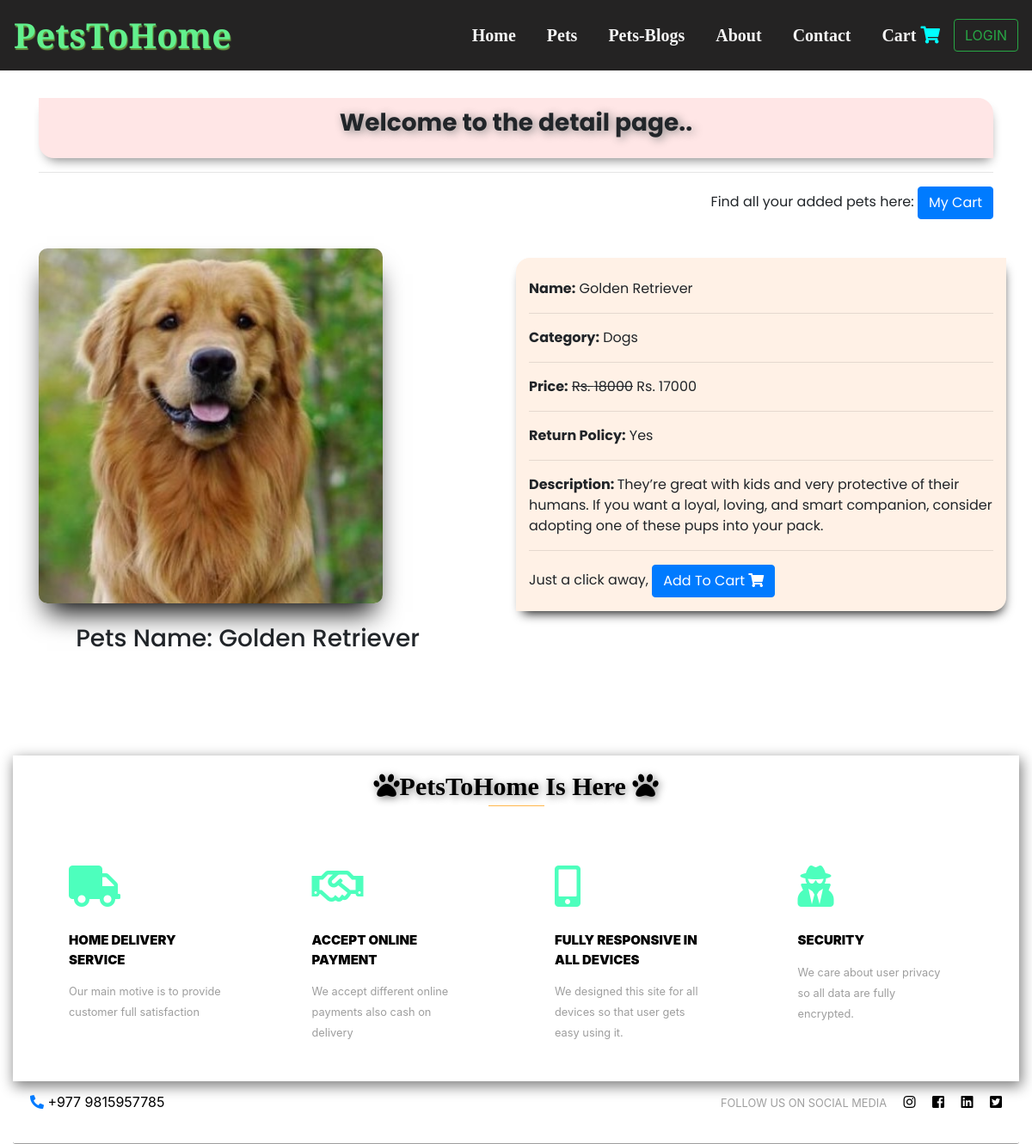
Page /pets/golden-retriever/ on the committed database.
### Main/models.py (models this page shows, shortened)
class Pets(models.Model):
    title=models.CharField(max_length=200)
    slug=models.SlugField(unique=True)
    category=models.ForeignKey(Category,on_delete=models.CASCADE)
    image=models.ImageField(upload_to="static/images")
    marked_price=models.PositiveIntegerField()
    selling_price=models.PositiveIntegerField()
    description=models.TextField()
    return_policy=models.CharField(max_length=300)
    view_count=models.PositiveIntegerField(default=0)

class Category(models.Model):
    title=models.CharField(max_length=200)
    slug=models.SlugField(unique=True)
    def __str__(self):
        return self.title

### Main/views.py (the view)
# urls.py: path("pets/<slug:slug>/",ProductDetailView.as_view(),name="productdetail"),
class ProductDetailView(PetsMixin,TemplateView):
    template_name = 'productdetail.html'
    def get_context_data(self, **kwargs):
        context=super().get_context_data(**kwargs)
        url_slug=self.kwargs['slug']
        pets=Pets.objects.get(slug=url_slug)
        context['pets']=pets
        return context

### Main/views.py (called while the page is built)
    def dispatch(self,request,*args,**kwargs):
        cart_iid=self.request.session.get("cart_iid",None)
        if cart_iid:
            cart_obj=Cart.objects.get(id=cart_iid)
            if request.user.is_authenticated and request.user.customer:
                cart_obj.customer=request.user.customer
                cart_obj.save()
        return super().dispatch(request,*args,**kwargs)

### templates/productdetail.html (shortened to what this page needs)
{% extends 'base.html' %}
{% block content %}
<div class="container">
  <h3 class="text-center hd">Welcome to the detail page..</h3><hr>
    <p class="float-right">Find all your added pets here: <a href="{% url 'mycart' %}" ><button class="btn btn-primary ">My Cart</button></a></p><br><br><br>
    <div class="row sml">
        <div class="col-md-6 ">
            <img src="{{pets.image.url}}" alt="" class="img-fluid cnt-img" width="400" height="360"><br>
           <h3 style="margin-left:8%;">Pets Name: {{pets.title}}</h3>
        </div>
        <div class="col-md-6 details">
            <br>
            <p><span>Name:</span> {{pets.title}}</p>
            <hr>
            <p><span>Category:</span> {{pets.category}}</p>
            <hr>
            <p><span>Price:</span> <strike>Rs. {{pets.marked_price}}</strike> Rs. {{pets.selling_price}}</p>
            <hr>
            <p><span>Return Policy:</span> {{pets.return_policy}}</p>
            <hr>
            <p><span>Description: </span>{{pets.description}}</p>
            <hr>
             <p>Just a click away, <a href="{% url 'addToCart' pets.id %}" class="btn btn-primary">Add To Cart <i class="fas fa-shopping-cart fa-1x"></i></a></p>
        </div>
    </div>
</div>
{% endblock %}

### templates/productdetail.html (style rules this page uses)
.cnt-img { border-radius: 10px; box-shadow: black 0px 20px 30px -10px; }
.details { box-shadow: black 2px 8px 13px -6px; height: 100%; margin-top: 1%; background-color: #fff1e6; border-radius: 16px 0 16px 0; }
.container { font-family: 'Poppins', sans-serif; }
p span { font-weight: bolder; }
.hd { text-shadow: 3px 2px 11px gray; font-weight:bold; background-color: #ffe6e6; height: 70px; padding-top: 12px; border-radius: 0 18px 0 18px; box-shadow: gray 2px 8px 13px -6px; }

### rows in the picture
Pets: image (picture), title "Golden Retriever", category "Dogs", marked_price "18000", selling_price "17000", return_policy "Yes", description "They’re great with kids and very protective of their humans. If you want a loyal, loving, and smart companion, consider adopting one of these pups into your pack."
